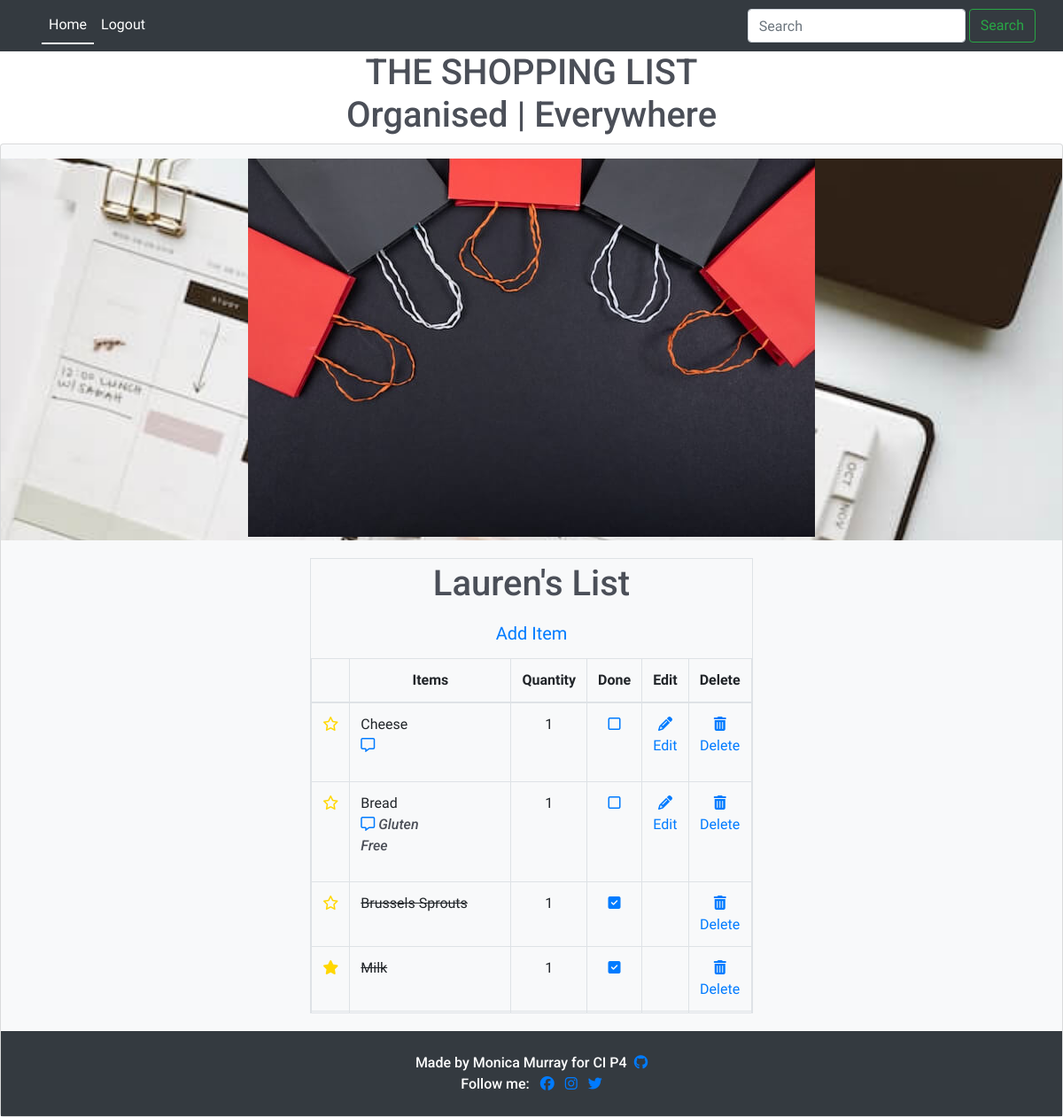
The page / (signed in) on the database its author committed.
### list/models.py (models this page shows, shortened)
class Entry(models.Model):
    item_name = models.CharField(
        max_length=60, null=False, blank=False, unique=True)
    quantity = models.IntegerField(
        choices=QUANTITY_CHOICES, default='1')
    star = models.BooleanField(default=False)
    user = models.ForeignKey(User, on_delete=models.CASCADE)
    category = models.CharField(
        max_length=20, choices=CATEGORY_CHOICES, default='Fresh')
    added_on = models.DateTimeField(auto_now_add=True)
    check_item_as_done = models.BooleanField(default=False)
    class Meta:
        ordering = ['-added_on', '-star',]

class Note(models.Model):
    item = models.OneToOneField(
        Entry, on_delete=models.CASCADE, related_name='notes')
    user = models.ForeignKey(User, on_delete=models.CASCADE)
    body = models.TextField()
    added_on = models.DateTimeField(auto_now_add=True)
    def __str__(self):
        return self.body

### list/views.py (the view, shortened to what this page needs)
# urls.py: path('', views.EntryList.as_view(), name='home'),
class EntryList(LoginRequiredMixin, generic.ListView):
    model = Entry
    queryset = Entry.objects.all()
    template_name = 'index.html'
    paginate_by = 100
    def get_queryset(self, **kwargs):
        queryset = Entry.objects.filter(user=self.request.user)
        search = self.request.GET.get('query')
        if search:
            queryset = queryset.filter(
                Q(category__icontains=search)|Q(item_name__icontains=search)|
                Q(category__in=[choice[0] for choice in CATEGORY_CHOICES if choice[1].lower().startswith(search.lower())])
            )
        return queryset

### templates/index.html (shortened to what this page needs)
{% extends 'base.html' %}
{% load static %}
{% block content %}
<div class="image-container mt-3">
  <img
    src="{% static 'images/tamanna-rumee-eD1RNYzzUxc-unsplash (1) (1).jpg' %}"
    class="img-fluid"
    alt="The Shopping List and Organiser landing image"
  />
</div>
<div class="card-body justify-content-center">
  <div class="row justify-content-center">
  {% if user.is_authenticated %}
    <div class="table-responsive-sm table-bordered pt-1">
      <h1>{{user.username}}'s List</h1>
      <button type="button" class="btn btn-lg mb-1">
        <a href="{% url 'add' %}">Add Item</a>
      </button>
      <div style="max-width: 100%; max-height: 400px; overflow-y: scroll">
        <table class="table">
          <thead>
            <tr>
              <th scope="col" class="w-auto"></th>
              <th scope="col"class="w-50">Items</th>
              <th scope="col" class="w-auto">Quantity</th>
              <th scope="col" class="w-auto">Done</th>
              <th scope="col" class="w-auto">Edit</th>
              <th scope="col" class="w-auto">Delete</th>
            </tr>
          </thead>
          <tbody>
            {% for entry in entry_list %}
            <tr>
              {% if entry.star %}
                <td>
                  <a href="{% url 'toggle_star' entry.id %}">
                    <i class="fa-solid fa-star" style="color: gold"></i>
                  </a>
                </td>
              {% else %}
                <td>
                  <a href="{% url 'toggle_star' entry.id %}">
                    <i class="fa-regular fa-star" style="color: gold"></i>
                  </a>
                </td>
              {% endif %}
              {% if entry.check_item_as_done %}
                <td class="text-left text-capitalize">
                  <strike> {{ entry.item_name }} </strike>
                </td>
                <td>{{entry.quantity}}</td>
                <td>
                  <a href="{% url 'toggle_check' entry.id %}">
                    <i class="fa-solid fa-square-check"></i>
                  </a>
                </td>
                <td></td>
                <td>
                  <a href="{% url 'delete' entry.id %}"
                    ><i class="fa-solid fa-trash-can"></i> Delete</a>
                </td>
              {% else %}
                <td class="text-left text-capitalize">
                  {{ entry.item_name }}
                  <p
                    class="text-capitalize font-italic text-wrap"
                    style="width: 6rem"
                  >
                    <a href="{% url 'note' entry.id %}"
                      >
                      <i class="fa-regular fa-message"></i>
                      </a>
                      {{entry.notes}}
                  </p>
                </td>
                <td>{{entry.quantity}}</td>
                <td>
                  <a href="{% url 'toggle_check' entry.id %}">
                    <i class="fa-regular fa-square"></i>
                  </a>
                </td>
                <td>
                  <a href="{% url 'edit' entry.id %}">
                    <i class="fa-solid fa-pencil"></i> Edit</a>
                </td>
                <td>
                  <a href="{% url 'delete' entry.id %}">
                    <i class="fa-solid fa-trash-can"></i> Delete</a>
                </td>
              {% endif %}
            </tr>
            {% empty %}
              <tr>
              The Shopping list is currently empty.
              </tr>
            {% endfor %}
          </tbody>
        </table>
      </div>
    </div>
  {% endif %}
</div>
{% endblock %}

### static/css/style.css (style rules this page uses)
html, body { height: 100%; }
body { background-color: #fff; font-family: 'Nanum Myeongjo', 'Roboto', sans-serif; color: #fff; text-align: center; font-weight: 300; display: flex; flex-direction: column; padding-bottom: 150px; }
h1, h2, h3, h4, h5, h6, p { font-family: 'Roboto', sans-serif; color: #4b4f58; font-weight: 500; }
tbody { height: 120px; overflow-y: scroll; }
@media (min-width: 576px) { .image-container { background: url(../kat-love-KGd047jNsn0-unsplash.jpg) no-repeat center center; height: 100%; background-color: #fff; background-size: cover; } }
@media (min-width: 768px) { .image-container { background: url(../organiser_image.jpg) no-repeat center center; height: 100%; background-color: #fff; background-size: cover; } }

### rows shown on the page
Entry: item_name "Cheese", quantity "1"
Entry: item_name "Bread", notes "Gluten Free", quantity "1"
Entry: item_name "Brussels Sprouts", quantity "1"
Entry: item_name "Milk", quantity "1"

### other values the page prints
{{ user.username }} "Lauren"
